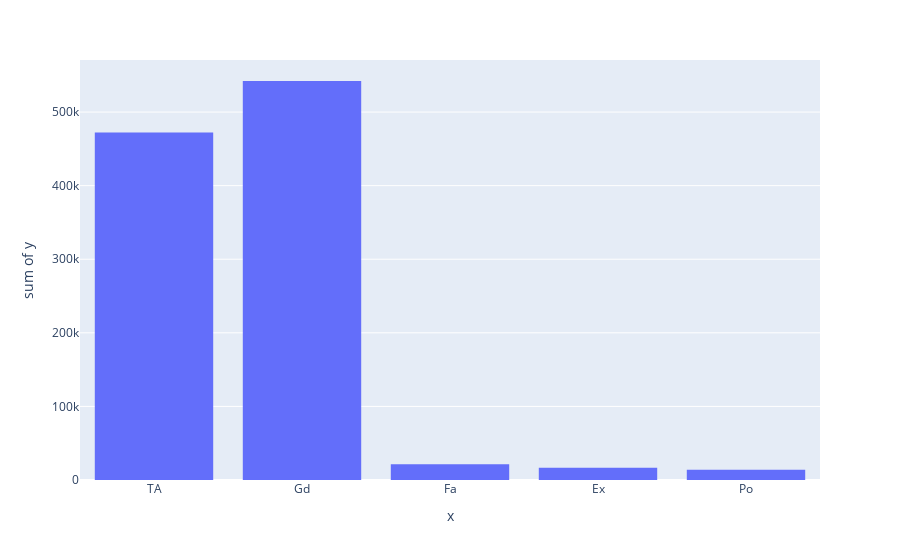

Here is the notebook cell this chart was saved with:
### Code cell
px.histogram(x=df.FireplaceQu,y=df.Id)

### Figure 1 — Plotly figure (JSON) as saved in the notebook; plotly's stock layout.template omitted (floating-point values rounded to 4 significant figures; data arrays with more than 128 entries replaced by an {"elided": "..."} marker saying what was removed)
{"data": [{"alignmentgroup": "True", "bingroup": "x", "histfunc": "sum", "hovertemplate": "x=%{x}<br>sum of y=%{y}<extra></extra>", "legendgroup": "", "marker": {"color": "#636efa", "pattern": {"shape": ""}}, "name": "", "offsetgroup": "", "orientation": "v", "showlegend": false, "type": "histogram", "x": {"elided": "1460 str values"}, "xaxis": "x", "y": {"elided": "1460 int values"}, "yaxis": "y"}], "layout": {"autosize": true, "barmode": "relative", "legend": {"tracegroupgap": 0}, "margin": {"t": 60}, "xaxis": {"anchor": "y", "autorange": true, "domain": [0, 1], "range": [-0.5, 4.5], "title": {"text": "x"}, "type": "category"}, "yaxis": {"anchor": "x", "autorange": true, "domain": [0, 1], "range": [0, 570700.0], "title": {"text": "sum of y"}, "type": "linear"}}}
